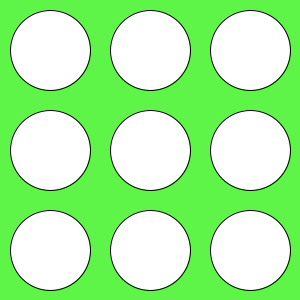
Frame 1 (no input)
Frame 60 (the mouse pressed at the canvas centre just before this capture): identical to frame 1, image omitted
Frame 120 (the mouse held since frame 60 and released just before this capture): identical to frame 1, image omitted

The Processing sketch that drew this single still picture (run headless with seeded random() and noise(); from frame 60 on, the mouse is pressed at the canvas centre):

// Processing sketch: week10_1
// ── week10_1.pde
// week10-1 好玩的程式設計 - 打地鼠
void setup() {
  size(300, 300); // 視窗大小
}
void draw() {
  background(#5EF548); // 綠色背景
  for (int i=0; i<3; i++) { // 左手 i 對應 y 座標
    for (int j=0; j<3; j++) { // 右手 j 對應 y 座標
      int x = j*100 + 50, y = i*100 + 50; // 算出座標
      ellipse(x, y, 80, 80); // 地鼠的洞
    }
  }
}
